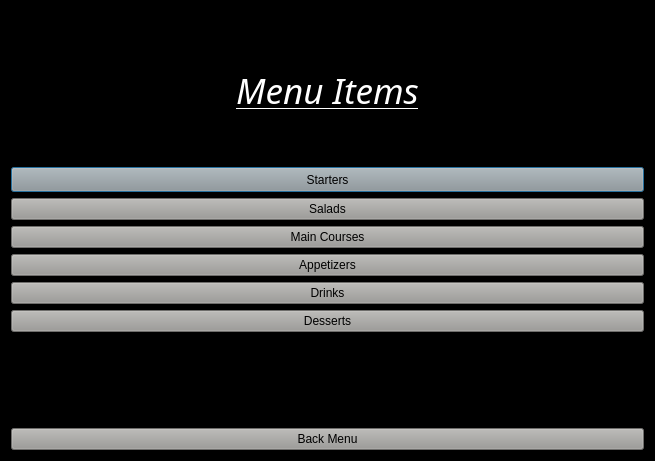
<?xml version="1.0" encoding="UTF-8"?>
<ui version="4.0">
 <class>menu_titles</class>
 <widget class="QDialog" name="menu_titles">
  <property name="geometry">
   <rect>
    <x>0</x>
    <y>0</y>
    <width>653</width>
    <height>461</height>
   </rect>
  </property>
  <property name="maximumSize">
   <size>
    <width>700</width>
    <height>700</height>
   </size>
  </property>
  <property name="windowTitle">
   <string>Menu Items</string>
  </property>
  <property name="windowIcon">
   <iconset theme="applications-internet"/>
  </property>
  <property name="styleSheet">
   <string notr="true">background-color: rgb(0, 0, 0);</string>
  </property>
  <layout class="QVBoxLayout" name="verticalLayout_2">
   <item>
    <layout class="QVBoxLayout" name="verticalLayout">
     <item>
      <spacer name="verticalSpacer_4">
       <property name="orientation">
        <enum>Qt::Vertical</enum>
       </property>
       <property name="sizeHint" stdset="0">
        <size>
         <width>20</width>
         <height>40</height>
        </size>
       </property>
      </spacer>
     </item>
     <item>
      <widget class="QLabel" name="label">
       <property name="minimumSize">
        <size>
         <width>200</width>
         <height>100</height>
        </size>
       </property>
       <property name="maximumSize">
        <size>
         <width>633</width>
         <height>299</height>
        </size>
       </property>
       <property name="sizeIncrement">
        <size>
         <width>11</width>
         <height>11</height>
        </size>
       </property>
       <property name="font">
        <font>
         <family>Suruma</family>
         <pointsize>22</pointsize>
         <italic>true</italic>
         <bold>false</bold>
         <underline>true</underline>
         <strikeout>false</strikeout>
        </font>
       </property>
       <property name="styleSheet">
        <string notr="true">color : rgb(255, 255, 255)</string>
       </property>
       <property name="midLineWidth">
        <number>100</number>
       </property>
       <property name="text">
        <string>&lt;html&gt;&lt;head/&gt;&lt;body&gt;&lt;p align=&quot;center&quot;&gt;&lt;span style=&quot; font-size:26pt;&quot;&gt;Menu Items&lt;/span&gt;&lt;/p&gt;&lt;/body&gt;&lt;/html&gt;</string>
       </property>
      </widget>
     </item>
     <item>
      <spacer name="horizontalSpacer">
       <property name="orientation">
        <enum>Qt::Horizontal</enum>
       </property>
       <property name="sizeHint" stdset="0">
        <size>
         <width>40</width>
         <height>20</height>
        </size>
       </property>
      </spacer>
     </item>
     <item>
      <widget class="QPushButton" name="pushButton">
       <property name="minimumSize">
        <size>
         <width>633</width>
         <height>25</height>
        </size>
       </property>
       <property name="styleSheet">
        <string notr="true">background-color: rgb(154, 153, 150);</string>
       </property>
       <property name="text">
        <string>Starters</string>
       </property>
      </widget>
     </item>
     <item>
      <widget class="QPushButton" name="pushButton_3">
       <property name="styleSheet">
        <string notr="true">background-color: rgb(154, 153, 150);</string>
       </property>
       <property name="text">
        <string>Salads</string>
       </property>
      </widget>
     </item>
     <item>
      <widget class="QPushButton" name="pushButton_2">
       <property name="styleSheet">
        <string notr="true">background-color: rgb(154, 153, 150);</string>
       </property>
       <property name="text">
        <string>Main Courses</string>
       </property>
      </widget>
     </item>
     <item>
      <widget class="QPushButton" name="pushButton_4">
       <property name="styleSheet">
        <string notr="true">background-color: rgb(154, 153, 150);</string>
       </property>
       <property name="text">
        <string>Appetizers</string>
       </property>
      </widget>
     </item>
     <item>
      <widget class="QPushButton" name="pushButton_5">
       <property name="styleSheet">
        <string notr="true">background-color: rgb(154, 153, 150);</string>
       </property>
       <property name="text">
        <string>Drinks</string>
       </property>
      </widget>
     </item>
     <item>
      <widget class="QPushButton" name="pushButton_6">
       <property name="styleSheet">
        <string notr="true">background-color: rgb(154, 153, 150);</string>
       </property>
       <property name="text">
        <string>Desserts</string>
       </property>
      </widget>
     </item>
     <item>
      <spacer name="verticalSpacer">
       <property name="orientation">
        <enum>Qt::Vertical</enum>
       </property>
       <property name="sizeHint" stdset="0">
        <size>
         <width>20</width>
         <height>40</height>
        </size>
       </property>
      </spacer>
     </item>
     <item>
      <spacer name="verticalSpacer_3">
       <property name="orientation">
        <enum>Qt::Vertical</enum>
       </property>
       <property name="sizeHint" stdset="0">
        <size>
         <width>20</width>
         <height>40</height>
        </size>
       </property>
      </spacer>
     </item>
     <item>
      <spacer name="verticalSpacer_2">
       <property name="orientation">
        <enum>Qt::Vertical</enum>
       </property>
       <property name="sizeHint" stdset="0">
        <size>
         <width>20</width>
         <height>40</height>
        </size>
       </property>
      </spacer>
     </item>
     <item>
      <widget class="QPushButton" name="pushButton_7">
       <property name="styleSheet">
        <string notr="true">background-color: rgb(154, 153, 150);
color: rgb(0, 0, 0);</string>
       </property>
       <property name="text">
        <string>Back Menu</string>
       </property>
      </widget>
     </item>
    </layout>
   </item>
  </layout>
 </widget>
 <resources/>
 <connections/>
</ui>
